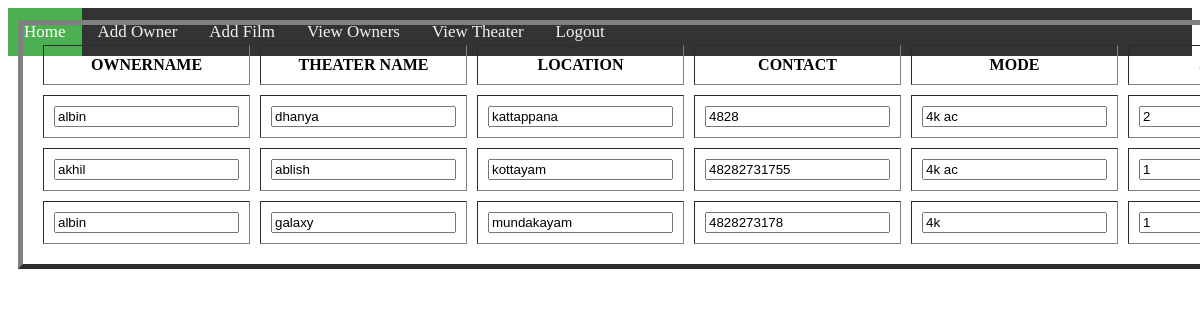
/admintheaterview.php (signed in), run on the app's committed database.
### tables this page shows
CREATE TABLE `staffreg` (
  `staffid` int(10) NOT NULL,
  `name` varchar(30) NOT NULL,
  `lname` varchar(30) NOT NULL,
  `address` varchar(50) NOT NULL,
  `contact` bigint(12) NOT NULL,
  `status` int(2) NOT NULL,
  `lid` int(5) NOT NULL,
  `theaterid` int(5) NOT NULL
);

CREATE TABLE `theaterreg` (
  `theaterid` int(5) NOT NULL,
  `tname` varchar(20) NOT NULL,
  `location` varchar(30) NOT NULL,
  `contact` bigint(12) NOT NULL,
  `email` varchar(30) NOT NULL,
  `photo` varchar(80) NOT NULL
);

CREATE TABLE `screen` (
  `sid` int(10) NOT NULL,
  `theaterid` int(5) NOT NULL,
  `tmode` varchar(10) NOT NULL,
  `noscreen` int(5) NOT NULL,
  `seatno` int(5) NOT NULL
);

### admintheaterview.php (the view, shortened to what this page needs)
<?php
include 'connection.php';
?>
<html>
<head>
<body>
<div class="topnav">
  <a class="active" href="#home">Home</a>
  <a href="toreg.php">Add Owner</a>
  <a href="filmadd.php">Add Film</a>
  <a href="#">View Owners</a>
  <a href="#about">View Theater</a>
  <a href="adminlogout.php">Logout</a>
</div>
<div class="view">
<table border=5px style="width:10px; margin-left:0%; margin-top:-10%;">
<tr><th>OWNERNAME</th><th>THEATER NAME</th><th>LOCATION</th><th>CONTACT</th><th>MODE</th><th>SCREEN</th><th>SEAT NO</th></tr>
<?php
$sql="select * from staffreg,theaterreg,screen where staffreg.theaterid=theaterreg.theaterid and screen.theaterid=theaterreg.theaterid";
$result=mysqli_query($con,$sql);
while($row=mysqli_fetch_array($result))
{
	?>
	<tr>
	<form name="myform" action="adminownerview.php" method="post">
	<td><input type="text" name="owner" value="<?php echo $row['name']?>"></td>
	<td><input type="text" name="tname" value="<?php echo $row['tname']?>"></td>
	<td><input type="text" name="location" value="<?php echo $row['location']?>"></td>
	<td><input type="text" name="contact" value="<?php echo $row['contact']?>"></td>
	<td><input type="text" name="mode" value="<?php echo $row['tmode']?>"></td>
	<td><input type="text" name="screen" value="<?php echo $row['noscreen']?>"></td>
	</tr>
	<?php
}
?>
</table>
</div>
</body>
</html>

### admintheaterview.php (style rules this page uses)
.topnav { overflow: hidden; background-color: #333; }
.topnav a { float: left; display: block; color: #f2f2f2; text-align: center; padding: 14px 16px; text-decoration: none; font-size: 17px; }
.topnav a.active { background-color: #4CAF50; color: white; }
table, th, td { padding: 10px; font-weight:bold; }
table { border-spacing: 10px; }
div.view { position:absolute; margin-top:10%; margin-left:10px; }

### data on the page
staffreg: owner "albin", tname "dhanya", location "kattappana", contact "4828", mode "4k ac", screen "2"
staffreg: owner "akhil", tname "ablish", location "kottayam", contact "48282731755", mode "4k ac", screen "1"
staffreg: owner "albin", tname "galaxy", location "mundakayam", contact "4828273178", mode "4k", screen "1"
